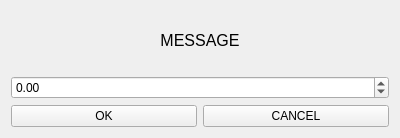
<?xml version="1.0" encoding="UTF-8"?>
<ui version="4.0">
 <class>wgt_input_doubleClass</class>
 <widget class="QWidget" name="wgt_input_doubleClass">
  <property name="geometry">
   <rect>
    <x>0</x>
    <y>0</y>
    <width>400</width>
    <height>138</height>
   </rect>
  </property>
  <property name="minimumSize">
   <size>
    <width>200</width>
    <height>100</height>
   </size>
  </property>
  <property name="windowTitle">
   <string>wgt_input_double</string>
  </property>
  <layout class="QGridLayout" name="gridLayout">
   <item row="0" column="0" colspan="2">
    <widget class="QLabel" name="label_message">
     <property name="font">
      <font>
       <pointsize>12</pointsize>
      </font>
     </property>
     <property name="text">
      <string>MESSAGE</string>
     </property>
     <property name="alignment">
      <set>Qt::AlignCenter</set>
     </property>
     <property name="wordWrap">
      <bool>true</bool>
     </property>
    </widget>
   </item>
   <item row="1" column="0" colspan="2">
    <widget class="QDoubleSpinBox" name="doubleSpinBox_input">
     <property name="minimum">
      <double>-100000.000000000000000</double>
     </property>
     <property name="maximum">
      <double>100000.000000000000000</double>
     </property>
    </widget>
   </item>
   <item row="2" column="0">
    <widget class="QPushButton" name="pushButton_ok">
     <property name="text">
      <string>OK</string>
     </property>
    </widget>
   </item>
   <item row="2" column="1">
    <widget class="QPushButton" name="pushButton_cancel">
     <property name="text">
      <string>CANCEL</string>
     </property>
    </widget>
   </item>
  </layout>
 </widget>
 <layoutdefault spacing="6" margin="11"/>
 <resources/>
 <connections/>
</ui>
